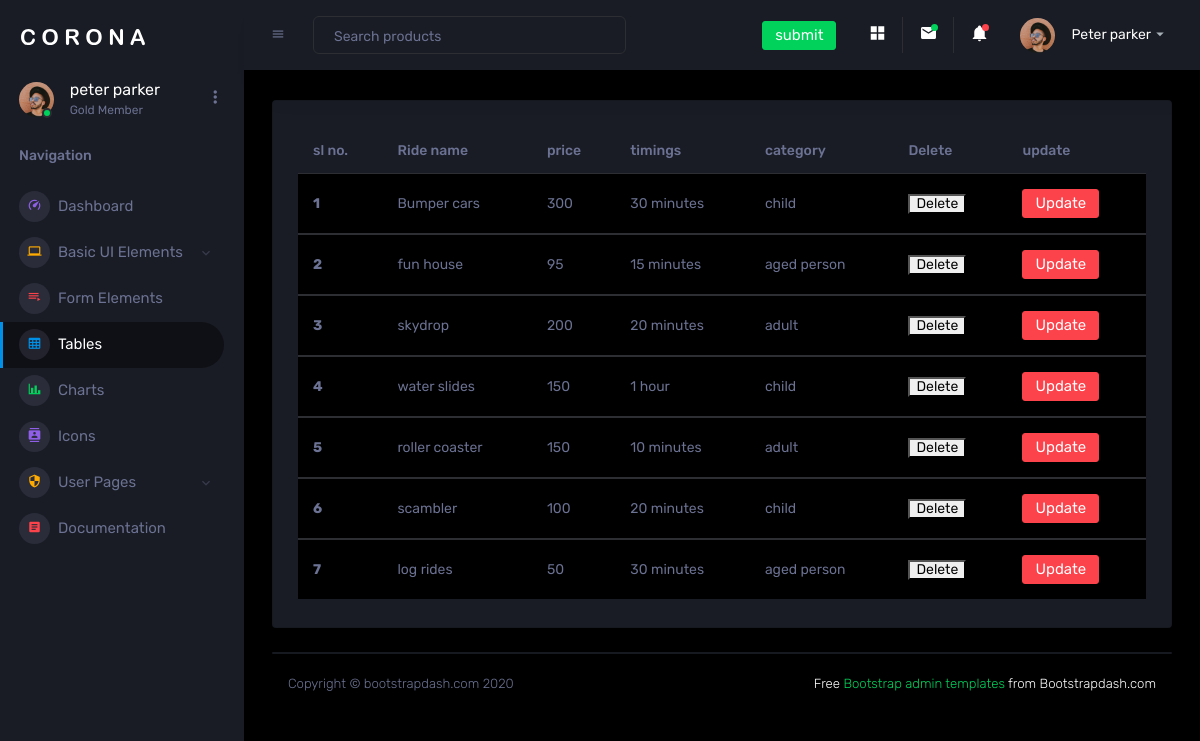
Screenshot of /table with the database file from the repository.
### my_app/models.py (models this page shows)
class games(models.Model):
    age_category = (
        ('child', 'child'),
        ('adult', 'adult'),
        ('aged person', 'aged person')
    )
    ride_name = models.CharField(max_length=30)
    price = models.CharField(max_length=30)
    timings = models.CharField(max_length=30)
    category = models.CharField(max_length=20, choices=age_category)

### my_app/views.py (the view)
# urls.py: path("table",views.games_view,name="table"),
def  games_view(request):
    data = games.objects.all()
    return render(request, 'view_data.html' , {'data': data})

### templates/view_data.html (shortened to what this page needs)
{% extends 'dash.html' %}
{% block content %}
<table class=" table table-striped">
  <thead>
    <tr>
      <th scope="col"> sl no. </th>
      <th scope="col"> Ride name </th>
      <th scope="col"> price </th>
      <th scope="col"> timings </th>
      <th scope="col"> category </th>
      <th scope="col"> Delete </th>
      <th scope="col"> update </th>
    </tr>
  </thead>
  <tbody>
  {% for i in data %}
    <tr>
      <th scope="row">{{forloop.counter}}</th>
      <td>{{i.ride_name}}</td>
      <td>{{i.price}}</td>
      <td>{{i.timings}}</td>
      <td>{{i.category}}</td>
      <td>
        <form action="{% url 'delete' i.id %}" method="POST" >
          <button type="submit"> Delete </button>
        </form>
      </td>
      <td>
        <a href = "{% url 'update' i.id %}" class="btn btn-danger">Update</a>
      </td>
    </tr>
  </tbody>
  {% endfor %}
</table>
{% endblock %}

### rows the page displays
games: ride_name "Bumper cars", price "300", timings "30 minutes", category "child"
games: ride_name "fun house", price "95", timings "15 minutes", category "aged person"
games: ride_name "skydrop", price "200", timings "20 minutes", category "adult"
games: ride_name "water slides", price "150", timings "1 hour", category "child"
games: ride_name "roller coaster", price "150", timings "10 minutes", category "adult"
games: ride_name "scambler", price "100", timings "20 minutes", category "child"
games: ride_name "log rides", price "50", timings "30 minutes", category "aged person"
